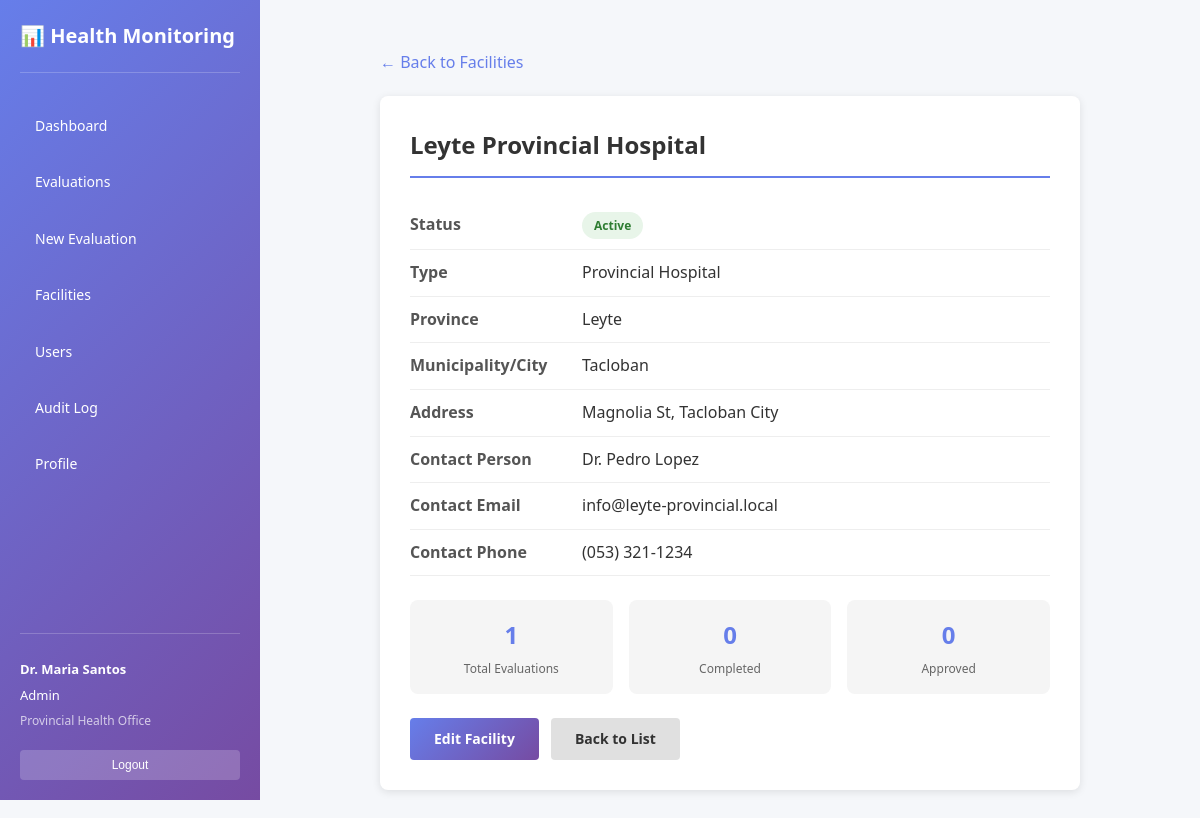
The app's page /view-facility.php?id=1 (signed in) with its own data.
### tables this page shows
CREATE TABLE `facilities` (
  `id` int(11) NOT NULL,
  `name` varchar(255) NOT NULL,
  `facility_type` varchar(100) DEFAULT NULL,
  `province` varchar(100) DEFAULT NULL,
  `municipality` varchar(100) DEFAULT NULL,
  `address` text DEFAULT NULL,
  `contact_person` varchar(255) DEFAULT NULL,
  `contact_email` varchar(255) DEFAULT NULL,
  `contact_phone` varchar(20) DEFAULT NULL,
  `is_active` tinyint(1) DEFAULT 1,
  `created_at` timestamp NOT NULL DEFAULT current_timestamp(),
  `updated_at` timestamp NOT NULL DEFAULT current_timestamp() ON UPDATE current_timestamp(),
  `creator` int(11) DEFAULT NULL,
  `editor` int(11) DEFAULT NULL,
  `color_legend` text DEFAULT NULL
);

### config/BaseConfig.php (called while the page is built, shortened)
<?php
function asset($path = '') {
    return (BASE_PATH ?: '') . '/' . ltrim($path, '/');
}

### config/FacilityManager.php (called while the page is built, shortened)
<?php
class FacilityManager {
    private $db;
    private $table = 'facilities';
    public function __construct($db) {
        $this->db = $db;
    }
    public function getFacilityById($facility_id) {
        try {
            $query = "SELECT * FROM " . $this->table . " WHERE id = ?";
            $stmt = $this->db->prepare($query);
            $stmt->execute([$facility_id]);
            return $stmt->fetch();
        } catch (PDOException $e) {
            error_log("Get Facility Error: " . $e->getMessage());
            return null;
        }
    }
    public function getFacilityStats($facility_id) {
        try {
            $stats = [];
            $query = "SELECT COUNT(*) as total_evaluations FROM evaluations WHERE facility_id = ?";
            $stmt = $this->db->prepare($query);
            $stmt->execute([$facility_id]);
            $stats['total_evaluations'] = $stmt->fetch()['total_evaluations'] ?? 0;
            $query = "SELECT COUNT(*) as completed FROM evaluations WHERE facility_id = ? AND status = 'completed'";
            $stmt = $this->db->prepare($query);
            $stmt->execute([$facility_id]);
            $stats['completed_evaluations'] = $stmt->fetch()['completed'] ?? 0;
            $query = "SELECT COUNT(*) as approved FROM evaluations WHERE facility_id = ? AND status = 'approved'";
            $stmt = $this->db->prepare($query);
            $stmt->execute([$facility_id]);
            $stats['approved_evaluations'] = $stmt->fetch()['approved'] ?? 0;
            return $stats;
        } catch (PDOException $e) {
            error_log("Get Facility Stats Error: " . $e->getMessage());
            return [];
        }
    }
}
?>

### view-facility.php (the view, shortened to what this page needs)
<?php
require_once __DIR__ . '/config/BaseConfig.php';
require_once __DIR__ . '/config/FacilityManager.php';
$id = isset($_GET['id']) ? (int)$_GET['id'] : 0;
try {
    $database = new Database();
    $db = $database->connect();
    $manager = new FacilityManager($db);
    $facility = $manager->getFacilityById($id);
    $stats = $facility ? $manager->getFacilityStats($id) : [];
} catch (Exception $e) {
    $facility = null;
    $stats = [];
}
?>
<!DOCTYPE html>
<html lang="en">
<head>
    <link rel="stylesheet" href="<?php echo asset('css/styles.css'); ?>">
</head>
<body>
    <div class="dashboard-container">
        <?php include __DIR__ . '/includes/sidebar.php'; ?>
        <div class="main-content">
            <div class="container">
                <a class="back-link" href="facilities.php">← Back to Facilities</a>
        <div class="card">
            <h1><?php echo htmlspecialchars($facility['name']); ?></h1>
            <div class="detail-row">
                <span class="detail-label">Status</span>
                <span class="detail-value"><span class="status-badge status-<?php echo $facility['is_active'] ? 'active' : 'inactive'; ?>"><?php echo $facility['is_active'] ? 'Active' : 'Inactive'; ?></span></span>
            </div>
            <div class="detail-row">
                <span class="detail-label">Type</span>
                <span class="detail-value"><?php echo htmlspecialchars($facility['facility_type'] ?? '-'); ?></span>
            </div>
            <div class="detail-row">
                <span class="detail-label">Province</span>
                <span class="detail-value"><?php echo htmlspecialchars($facility['province'] ?? '-'); ?></span>
            </div>
            <div class="detail-row">
                <span class="detail-label">Municipality/City</span>
                <span class="detail-value"><?php echo htmlspecialchars($facility['municipality'] ?? '-'); ?></span>
            </div>
            <div class="detail-row">
                <span class="detail-label">Address</span>
                <span class="detail-value"><?php echo htmlspecialchars($facility['address'] ?? '-'); ?></span>
            </div>
            <div class="detail-row">
                <span class="detail-label">Contact Person</span>
                <span class="detail-value"><?php echo htmlspecialchars($facility['contact_person'] ?? '-'); ?></span>
            </div>
            <div class="detail-row">
                <span class="detail-label">Contact Email</span>
                <span class="detail-value"><?php echo htmlspecialchars($facility['contact_email'] ?? '-'); ?></span>
            </div>
            <div class="detail-row">
                <span class="detail-label">Contact Phone</span>
                <span class="detail-value"><?php echo htmlspecialchars($facility['contact_phone'] ?? '-'); ?></span>
            </div>
            <?php if (!empty($stats)): ?>
            <div class="stats">
                <div class="stat-box">
                    <div class="stat-value"><?php echo $stats['total_evaluations'] ?? 0; ?></div>
                    <div class="stat-label">Total Evaluations</div>
                </div>
                <div class="stat-box">
                    <div class="stat-value"><?php echo $stats['completed_evaluations'] ?? 0; ?></div>
                    <div class="stat-label">Completed</div>
                </div>
                <div class="stat-box">
                    <div class="stat-value"><?php echo $stats['approved_evaluations'] ?? 0; ?></div>
                    <div class="stat-label">Approved</div>
                </div>
            </div>
            <?php endif; ?>
            <div class="btn-group">
                <?php if ($current_role === 'admin'): ?>
                <a href="edit-facility.php?id=<?php echo $id; ?>" class="btn btn-primary">Edit Facility</a>
                <?php endif; ?>
                <a href="facilities.php" class="btn btn-secondary">Back to List</a>
            </div>
            </div>
        </div>
    </div>
</body>
</html>

### css/styles.css (style rules this page uses)
:root { --primary-color: #667eea; --primary-gradient: linear-gradient(135deg, #667eea 0%, #764ba2 100%); --secondary-color: #764ba2; --text-color: #333; --text-light: #666; --text-lighter: #999; --border-color: #ddd; --border-light: #eee; --bg-light: #f5f5f5; --bg-lighter: #f9f9f9; --bg-page: #f5f7fa; --success-color: #4caf50; --error-color: #f44336; --warning-color: #ff9800; --info-color: #2196f3; }
* { margin: 0; padding: 0; box-sizing: border-box; }
html { scroll-behavior: smooth; }
body { font-family: 'Segoe UI', Tahoma, Geneva, Verdana, sans-serif; color: var(--text-color); background: var(--bg-page); line-height: 1.6; }
h1, h2, h3, h4, h5, h6 { font-weight: 600; margin-bottom: 0.5em; }
h1 { font-size: 32px; }
a { color: var(--primary-color); text-decoration: none; transition: color 0.2s; }
.btn { display: inline-block; padding: 10px 20px; border: none; border-radius: 4px; cursor: pointer; font-size: 14px; font-weight: 600; transition: all 0.3s; text-decoration: none; text-align: center; }
.btn-primary { background: var(--primary-gradient); color: white; }
.btn-secondary { background: var(--bg-light); color: var(--text-color); border: 1px solid var(--border-color); }
.card { background: white; border-radius: 8px; box-shadow: 0 2px 8px rgba(0, 0, 0, 0.1); transition: box-shadow 0.3s; }
.dashboard-container { display: flex; min-height: 100vh; }
.main-content { margin-left: 260px; width: 100%; min-height: 100vh; padding: 30px 30px 30px 30px; background: var(--bg-page); }

### view-facility.php (style rules this page uses)
body { font-family: 'Segoe UI', sans-serif; background: #f5f7fa; padding: 20px; }
.container { max-width: 700px; margin: 0 auto; }
.card { background: white; padding: 30px; border-radius: 8px; box-shadow: 0 2px 8px rgba(0,0,0,0.1); margin-bottom: 20px; }
.card h1 { margin: 0 0 24px 0; color: #333; font-size: 24px; border-bottom: 2px solid #667eea; padding-bottom: 12px; }
.detail-row { display: grid; grid-template-columns: 160px 1fr; gap: 12px; padding: 10px 0; border-bottom: 1px solid #eee; }
.detail-label { font-weight: 600; color: #555; }
.detail-value { color: #333; }
.status-badge { display: inline-block; padding: 4px 12px; border-radius: 20px; font-size: 12px; font-weight: 600; }
.status-active { background: #e8f5e9; color: #2e7d32; }
.stats { display: grid; grid-template-columns: repeat(3, 1fr); gap: 16px; margin-top: 24px; }
.stat-box { background: #f5f5f5; padding: 16px; border-radius: 8px; text-align: center; }
.stat-value { font-size: 24px; font-weight: 700; color: #667eea; }
.stat-label { font-size: 12px; color: #666; margin-top: 4px; }
.btn-group { display: flex; gap: 12px; margin-top: 24px; }
.btn { padding: 10px 24px; border: none; border-radius: 4px; cursor: pointer; font-size: 14px; font-weight: 600; text-decoration: none; display: inline-block; }
.btn-primary { background: linear-gradient(135deg, #667eea, #764ba2); color: white; }
.btn-secondary { background: #e0e0e0; color: #333; }
.back-link { color: #667eea; text-decoration: none; display: inline-block; margin-bottom: 20px; font-weight: 500; }

### records on screen
facilities: name "Leyte Provincial Hospital", facility_type "Provincial Hospital", province "Leyte", municipality "Tacloban", address "Magnolia St, Tacloban City", contact_person "Dr. Pedro Lopez", contact_email "info@leyte-provincial.local", contact_phone "(053) 321-1234"

### other values on screen
$nav['label'] "Dashboard"
$nav['label'] "Evaluations"
$nav['label'] "New Evaluation"
$nav['label'] "Facilities"
$nav['label'] "Users"
$nav['label'] "Audit Log"
$nav['label'] "Profile"
$user['full_name'] "Dr. Maria Santos"
$current_role "Admin"
$stats['total_evaluations'] "1"
$stats['completed_evaluations'] "0"
$stats['approved_evaluations'] "0"
